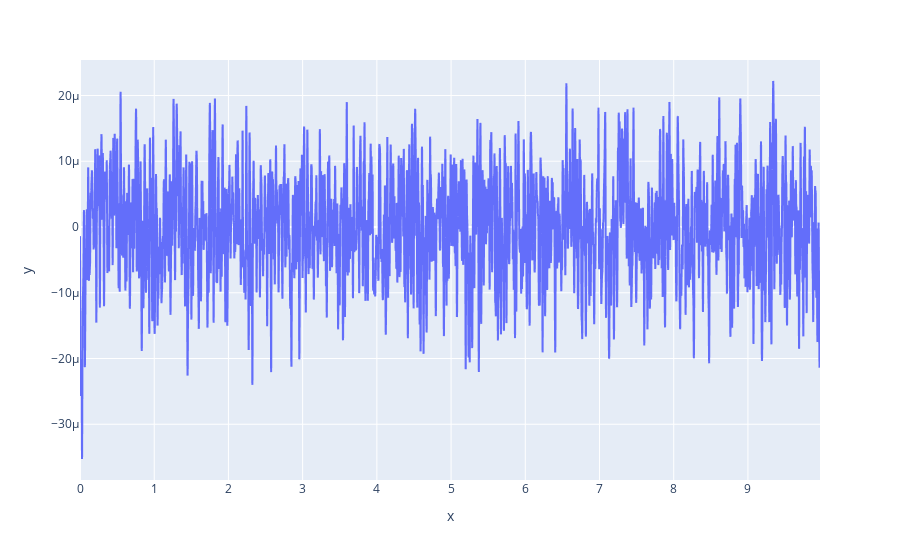

Source (notebook cell):
### Code cell
sos = signal.butter(N=1, Wn=(1, 50), btype='bandpass', output='sos', fs=len(trial) / 10)
filtered = signal.sosfilt(sos, trial)

px.line(x=time, y=filtered)

### Figure 1 — Plotly figure (JSON) as saved in the notebook; plotly's stock layout.template omitted (floating-point values rounded to 4 significant figures; data arrays with more than 128 entries replaced by an {"elided": "..."} marker saying what was removed)
{"data": [{"hovertemplate": "x=%{x}<br>y=%{y}<extra></extra>", "legendgroup": "", "line": {"color": "#636efa", "dash": "solid"}, "marker": {"symbol": "circle"}, "mode": "lines", "name": "", "showlegend": false, "type": "scattergl", "x": {"elided": "9984 float values"}, "xaxis": "x", "y": {"elided": "9984 float values"}, "yaxis": "y"}], "layout": {"legend": {"tracegroupgap": 0}, "margin": {"t": 60}, "xaxis": {"anchor": "y", "domain": [0, 1], "title": {"text": "x"}}, "yaxis": {"anchor": "x", "domain": [0, 1], "title": {"text": "y"}}}}
